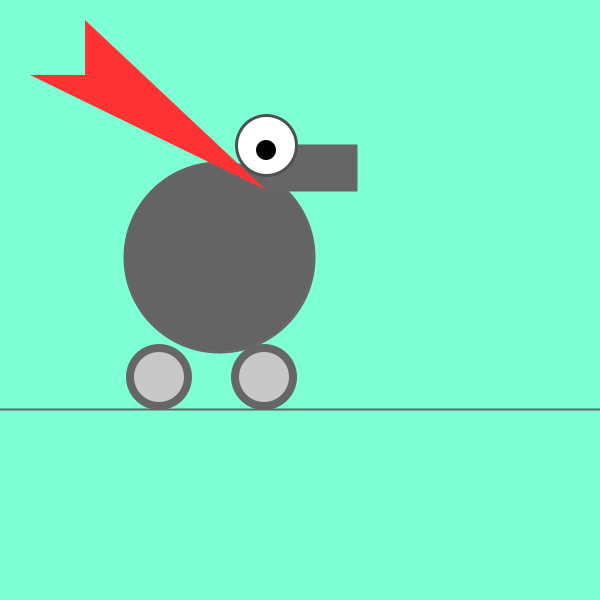
Frame 1 (no input)
Frame 60 (the mouse pressed at the canvas centre just before this capture): identical to frame 1, image omitted
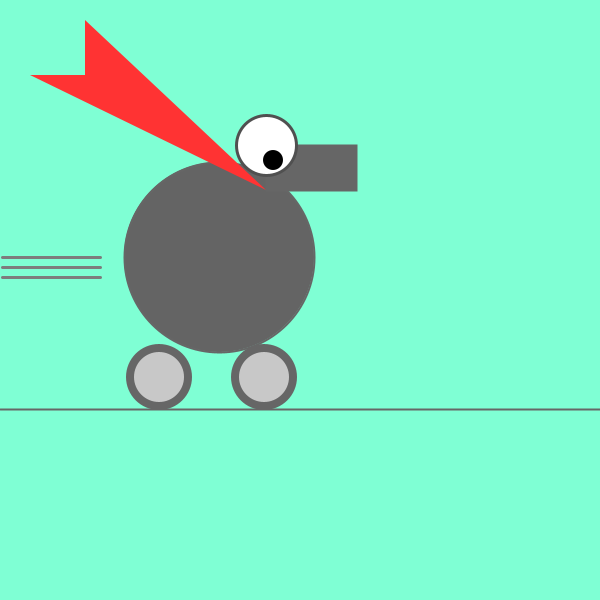
Frame 120 (the mouse held since frame 60 and released just before this capture)

The Processing sketch that drew these frames (run headless with seeded random() and noise(); from frame 60 on, the mouse is pressed at the canvas centre):

// Processing sketch: processing_140810
// ── processing_140810.pde

void setup(){
size(600, 600);
}
void draw() {


smooth();

strokeWeight(2);

background(127 , 255 , 212);

ellipseMode(RADIUS);

// Neck



// Antennae

//line(276, 145, 216, 112); // Small
//ellipse(276, 145, 10, 10);

//line(276, 155, 306, 56); // Tall

//line(276, 155, 342, 170); // Medium

// Body

noStroke(); // Disable stroke

fill(102); // Set fill to gray

ellipse(264, 377, 33, 33); 
ellipse(159, 377, 33, 33); 
fill(200);
ellipse(159, 377, 25, 25); 
ellipse(264, 377, 25, 25);
stroke(102);
line(0,409,600,409);
fill(100); 

ellipse(219, 257, 95, 95);//body

fill(102); 



// Head

fill(102); // Set fill to black

rect(266, 145, 90, 45); // Head



   
  float x = mouseX;
  float y = mouseY;

fill(255);
  stroke(80);
  strokeWeight(3);
  ellipse(266,145,30,30);
  float pupilxone = map(mouseX,0,width,266,280);
  float pupilyax = map(mouseY,0,height,150,170);
  noStroke();
  fill(0);
  ellipse(pupilxone,pupilyax,10,10);

fill(255,51,51);
beginShape();
vertex(266, 190);
vertex(85, 20);
vertex(85, 75);
vertex(30, 75);
endShape();


if (mousePressed) {

 stroke(125);

 } else {

 stroke(127 , 255 , 212); 

 }

 line( 100, 257,2, 257);
  line( 100, 267,2, 267);
  line( 100, 277,2, 277);

}
